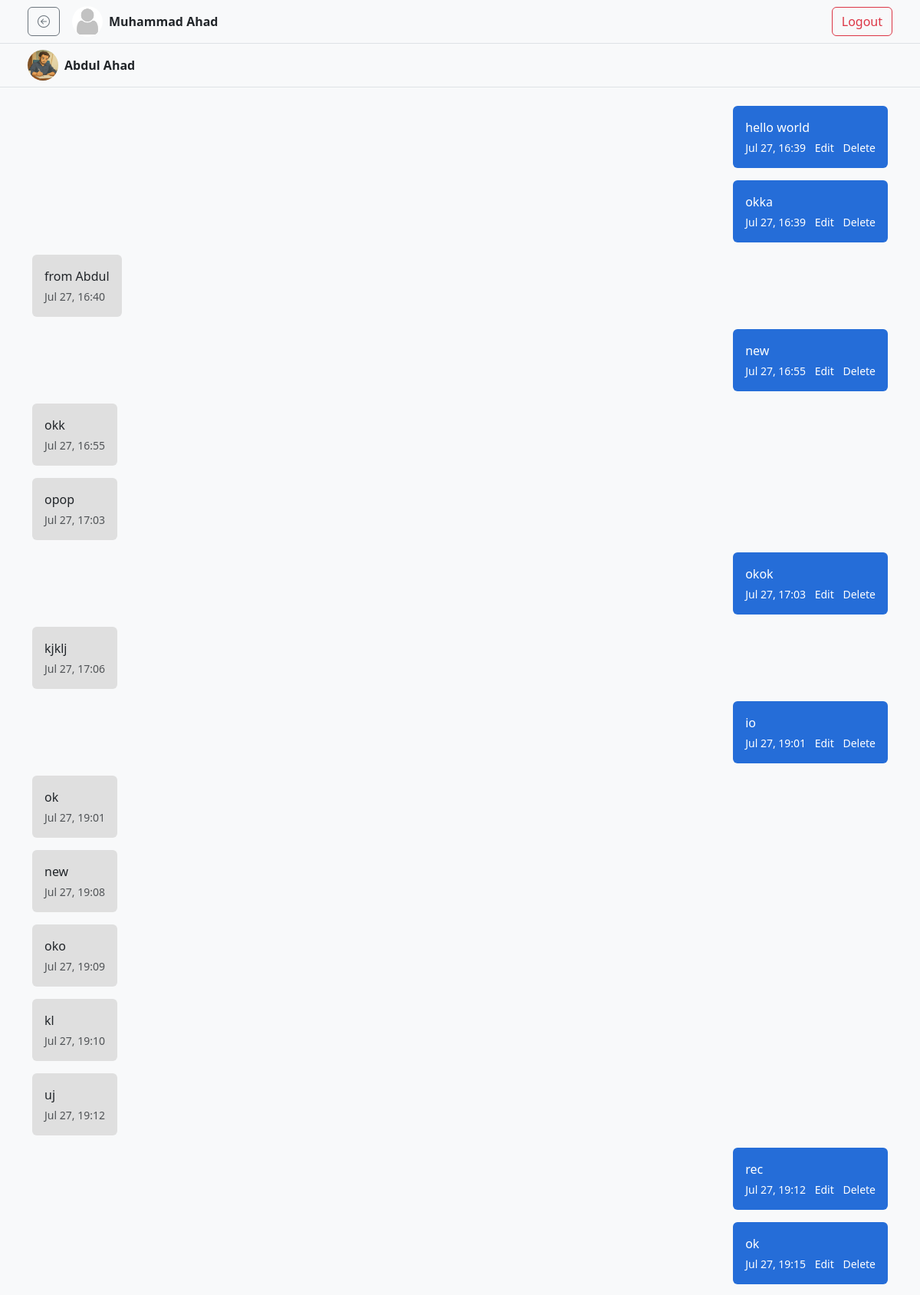
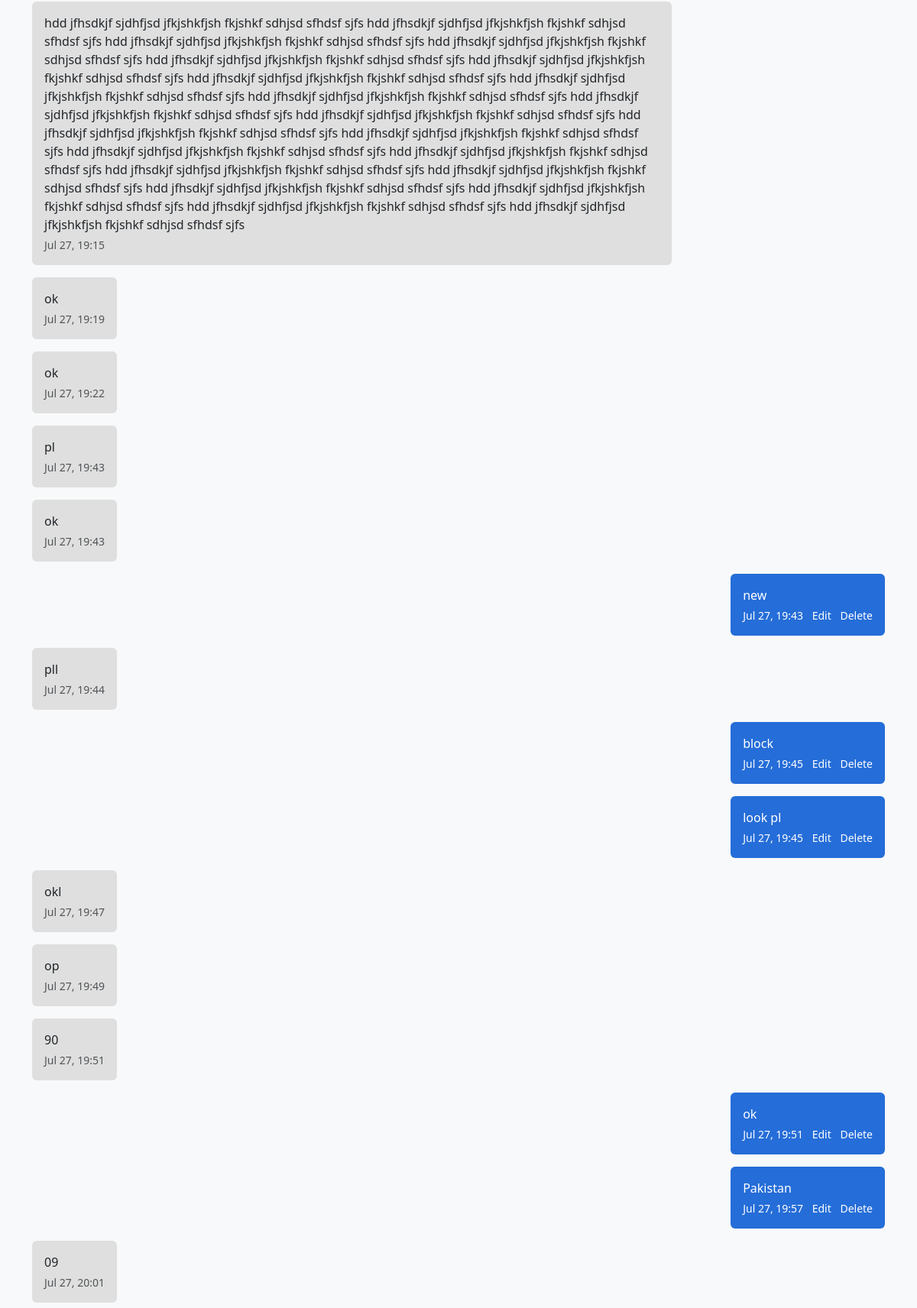
Screenshot of /chat/2/ (signed in, upper part) with the database file from the repository (2 pictures, top to bottom).
### chatapp/models.py (models this page shows, shortened)
class UserProfile(models.Model):
    user = models.OneToOneField(User, on_delete=models.CASCADE)
    image = models.ImageField(upload_to='profile_images/', default='profile_images/default.png')

class ChatMessage(models.Model):
    from_user = models.ForeignKey(User, related_name='sent_messages', on_delete=models.CASCADE)
    to_user = models.ForeignKey(User, related_name='received_messages', on_delete=models.CASCADE)
    message = models.TextField()
    created_at = models.DateTimeField(auto_now_add=True)

### chatapp/views.py (the view)
# urls.py: path('chat/<int:user_id>/', views.chat, name="chat"),
@login_required
def chat(request, user_id):
    other_user = get_object_or_404(User, id=user_id)
    user = request.user
    if request.method == 'POST':
        form = ChatMessageForm(request.POST)
        if form.is_valid():
            chat = form.save(commit=False)
            chat.from_user = user
            chat.to_user = other_user
            chat.save()
            return redirect('chat', user_id=other_user.id)
    else:
        form = ChatMessageForm()
    messages = ChatMessage.objects.filter(
        from_user__in=[user, other_user],
        to_user__in=[user, other_user]
    ).order_by('created_at')
    return render(request, 'pages/chat.html', {
        'other_user': other_user,
        'form': form,
        'messages': messages,
        'default_profile_picture': "/media/profile_images/default.png"
    })

### templates/pages/chat.html (shortened to what this page needs)
{% extends "layout.html" %}
{% block content %}
{% include "components/navbar.html" with default_profile_picture=default_profile_picture %}
<nav class="navbar navbar-expand-lg navbar-light bg-light px-4 py-2 border-bottom">
  <div class="container-fluid">
    <div class="d-flex align-items-center">
        {% if request.user.userprofile.image %}
          <img src="{{ other_user.userprofile.image.url }}" alt="Profile" class="rounded-circle me-2" width="40" height="40">
        {% else %}
          <img src="{{default_profile_picture}}" alt="Profile" class="rounded-circle me-2" width="40" height="40">
        {% endif %}
        <span class="fw-bold">{{ other_user.get_full_name }}</span>
    </div>
  </div>
</nav>
<div class="container py-4">
  <div class="mb-4" id="chat-messages">
    {% for msg in messages %}
      {% if msg.from_user == request.user %}
        <div class="d-flex justify-content-end mb-3"
        id="msg-{{ msg.id }}"
        >
          <div class="text-white p-3 rounded" style="max-width: 75%; background-color: #256dd8ff;">
            <div class="message-div">{{ msg.message }}</div>
            <div class="text-end small mt-1">
              {{ msg.created_at|date:"M d, H:i" }}
              <span onclick="editMessage({{ msg.id }}, '{{ msg.message|escapejs }}')" class="text-white ms-2">Edit</span>
              <span onclick="deleteMessage({{ msg.id }})" class="text-white ms-2">Delete</span>
            </div>
          </div>
        </div>
      {% else %}
        <div class="d-flex justify-content-start mb-3"
        id="msg-{{ msg.id }}"
        >
          <div class="text-dark p-3 rounded" style="max-width: 75%; background-color: #dfdfdfff;">
            <div class="message-div">
              {{ msg.message }}</div>
            <div class="text-muted small mt-1">{{ msg.created_at|date:"M d, H:i" }}</div>
          </div>
        </div>
      {% endif %}
    {% empty %}
      <p class="text-muted">No messages yet.</p>
    {% endfor %}
  </div>
</div>
{% endblock  %}

### templates/components/navbar.html
<nav class="navbar navbar-expand-lg navbar-light bg-light px-4 py-2 border-bottom">
  <div class="container-fluid">
    <div class="d-flex align-items-center">
      <button onclick="history.back()" class="btn btn-outline-secondary me-3">
          <i class="bi bi-arrow-left-circle"></i>
      </button>
      <a href="{% url 'profile' %}" class="text-dark text-decoration-none d-flex align-items-center">
        {% if request.user.userprofile.image %}
          <img src="{{ request.user.userprofile.image.url }}" alt="Profile" class="rounded-circle me-2" width="40" height="40">
        {% else %}
          <img src="{{default_profile_picture}}" alt="Profile" class="rounded-circle me-2" width="40" height="40">
        {% endif %}
        <span class="fw-bold">{{ request.user.get_full_name }}</span>
      </a>
    </div>
    <div class="ms-auto">
      <a href="{% url 'logout' %}" class="btn btn-outline-danger">Logout</a>
    </div>
  </div>
</nav>

### rows the page displays
ChatMessage: message "hello world", created_at "Jul 27, 16:39"
ChatMessage: message "okka", created_at "Jul 27, 16:39"
ChatMessage: message "from Abdul", created_at "Jul 27, 16:40"
ChatMessage: message "new", created_at "Jul 27, 16:55"
ChatMessage: message "okk", created_at "Jul 27, 16:55"
ChatMessage: message "opop", created_at "Jul 27, 17:03"
ChatMessage: message "okok", created_at "Jul 27, 17:03"
ChatMessage: message "kjklj", created_at "Jul 27, 17:06"
ChatMessage: message "io", created_at "Jul 27, 19:01"
ChatMessage: message "ok", created_at "Jul 27, 19:01"
ChatMessage: message "new", created_at "Jul 27, 19:08"
ChatMessage: message "oko", created_at "Jul 27, 19:09"
ChatMessage: message "kl", created_at "Jul 27, 19:10"
ChatMessage: message "uj", created_at "Jul 27, 19:12"
ChatMessage: message "rec", created_at "Jul 27, 19:12"
ChatMessage: message "ok", created_at "Jul 27, 19:15"
ChatMessage: message "hdd jfhsdkjf sjdhfjsd jfkjshkfjsh fkjshkf sdhjsd sfhdsf sjfs hdd jfhsdkjf sjdhfjsd jfkjshkfjsh fkjshkf sdhjsd sfhdsf sjfs hdd jfhsdkjf sjdhfjsd jfkjshkfjsh fkjshkf sdhjsd sfhdsf sjfs hdd jfhsdkjf sjdhfjsd jfkjshkfjsh fkjshkf sdhjsd sfhdsf sjfs hdd jfhsdkjf sjdhfjsd jfkjshkfjsh fkjshkf sdhjsd sfhdsf sjfs hdd jfhsdkjf sjdhfjsd jfkjshkfjsh fkjshkf sdhjsd sfhdsf sjfs hdd jfhsdkjf sjdhfjsd jfkjshkfjsh fkjshkf sdhjsd sfhdsf sjfs hdd jfhsdkjf sjdhfjsd jfkjshkfjsh fkjshkf sdhjsd sfhdsf sjfs hdd jfhsdkjf sjdhfjsd jfkjshkfjsh fkjshkf sdhjsd sfhdsf sjfs hdd jfhsdkjf sjdhfjsd jfkjshkfjsh fkjshkf sdhjsd sfhdsf sjfs hdd jfhsdkjf sjdhfjsd jfkjshkfjsh fkjshkf sdhjsd sfhdsf sjfs hdd jfhsdkjf sjdhfjsd…", created_at "Jul 27, 19:15"
ChatMessage: message "ok", created_at "Jul 27, 19:19"
ChatMessage: message "ok", created_at "Jul 27, 19:22"
ChatMessage: message "pl", created_at "Jul 27, 19:43"
ChatMessage: message "ok", created_at "Jul 27, 19:43"
ChatMessage: message "new", created_at "Jul 27, 19:43"
ChatMessage: message "pll", created_at "Jul 27, 19:44"
ChatMessage: message "block", created_at "Jul 27, 19:45"
ChatMessage: message "look pl", created_at "Jul 27, 19:45"
ChatMessage: message "okl", created_at "Jul 27, 19:47"
ChatMessage: message "op", created_at "Jul 27, 19:49"
ChatMessage: message "90", created_at "Jul 27, 19:51"
ChatMessage: message "ok", created_at "Jul 27, 19:51"
ChatMessage: message "Pakistan", created_at "Jul 27, 19:57"
ChatMessage: message "09", created_at "Jul 27, 20:01"

### other values shown
{{ request.user.get_full_name }} "Muhammad Ahad"
{{ other_user.get_full_name }} "Abdul Ahad"
